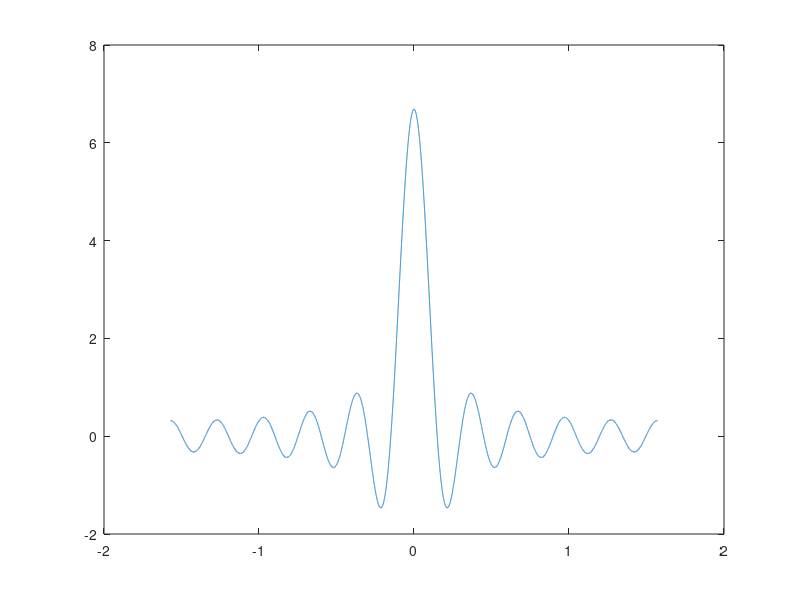
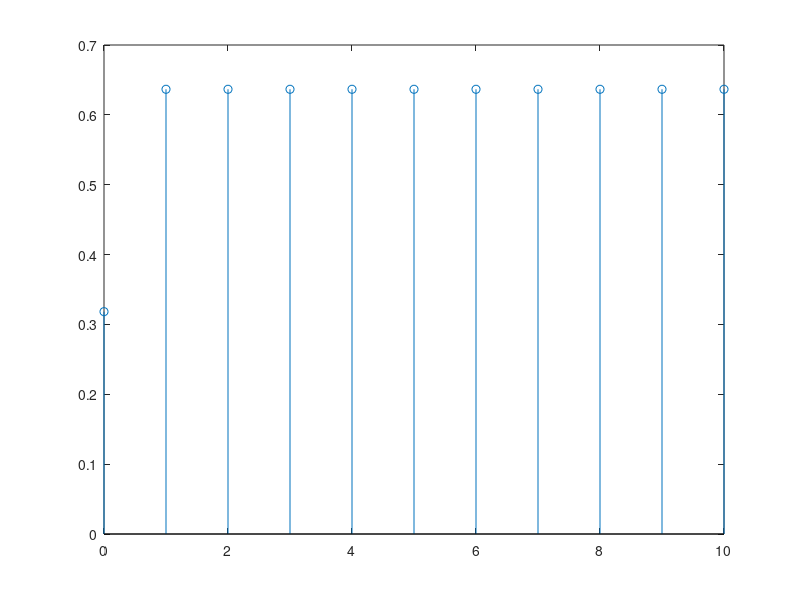
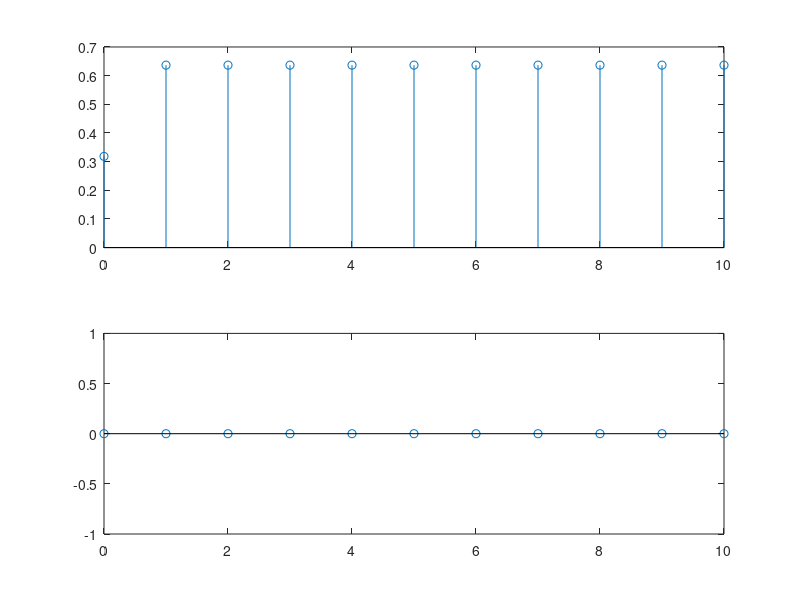

These figures' MATLAB source, in order:
close all;
clear
clc

T0 = pi;
f0 = 1/T0;
w0 = 2*pi*f0;

t = -pi/2:0.0001:pi/2;


a0 = 1/T0;

N = 10;
n = 1:N;

an = (2 / T0) * ones(size(n)) ;
%all bn values are zero
bn = zeros(size(n)) ;

gt = zeros(size(t));

gt = gt + a0;

for k = 1:N
    gt = gt + an(k) * cos (2 * pi * k * f0 *  t) + bn(k) * sin (2 * pi * k * f0 *  t); %the sin part is not required as all values of bn are zeros
end

figure(1)
plot(t,gt);


cn = sqrt ( an .* an + bn .* bn);
tn = atan2(-1 * bn, an);
cn = [a0 cn];
tn = [0 tn];
n = [0 n];


figure(2)
stem(n,cn);

figure(3)
subplot(211)
stem(n,[a0 an]);
subplot(212)
stem(n,tn);